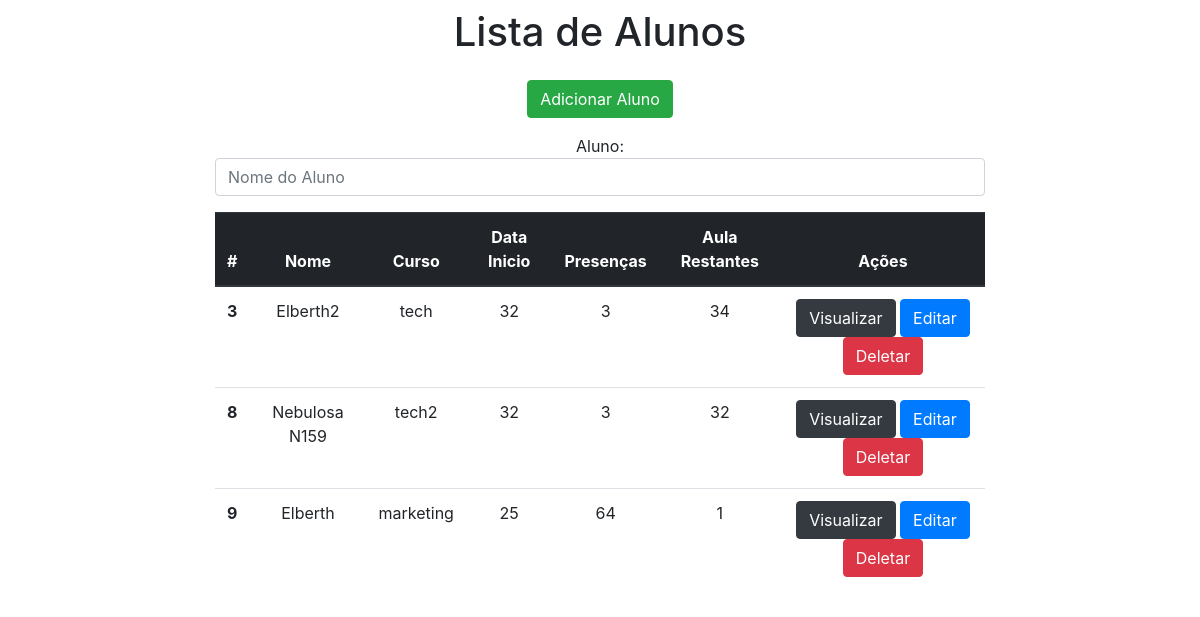
Page /listaAlunos/ on the committed database.
### GerenciadorAlunos/models.py (models this page shows)
class Alunos(models.Model):
    nome = models.CharField(max_length=150)
    curso = models.CharField(max_length=100)
    dataInicio = models.IntegerField()
    presencas = models.IntegerField()
    aulasRestantes = models.IntegerField()

### GerenciadorAlunos/views.py (the view)
# urls.py: path('listaAlunos/', listaAlunos, name='listaAlunos'),
def listaAlunos(request):
    data = {}
    busca_aluno = request.GET.get('busca_aluno')
    if busca_aluno:
        data['db'] = Alunos.objects.filter(nome__icontains=busca_aluno)
    else:
        data['db'] = Alunos.objects.all()
    return render(request, 'listaAlunos.html', data)

### GerenciadorAlunos/templates/listaAlunos.html (shortened to what this page needs)
<!DOCTYPE html>
<html lang="pt-br">
<head>
    <link rel="stylesheet" href="https://stackpath.bootstrapcdn.com/bootstrap/4.1.3/css/bootstrap.min.css">
</head>
<body>
    <div class="col-8 m-auto pt-2 pb-2 text-center">
        <h1>Lista de Alunos</h1>
    </div>
    <div class="col-8 m-auto pt-2 pb-2 text-center">
        <a href="/addAluno" class="btn btn-success">Adicionar Aluno</a>
    </div>
    <div class="col-8 m-auto pt-2 pb-2 text-center">
        <form method="get">
            Aluno:
            <input type="text" id="busca_aluno" name="busca_aluno" class="form-control" placeholder="Nome do Aluno">
        </form>
    </div>
    <div class="col-8 m-auto pt-2 pb-2 text-center">
        <table class="table">
            <thead class="thead-dark">
                <tr>
                    <th scope="col">#</th>
                    <th scope="col">Nome</th>
                    <th scope="col">Curso</th>
                    <th scope="col">Data Inicio</th>
                    <th scope="col">Presenças</th>
                    <th scope="col">Aula Restantes</th>
                    <th scope="col">Ações</th>
                </tr>
            </thead>
            <tbody>
            {% for dbs in db %}
                <tr>
                 <th>{{dbs.id}}</th>
                 <td>{{dbs.nome}}</td>
                 <td>{{dbs.curso}}</td>
                 <td>{{dbs.dataInicio}}</td>
                 <td>{{dbs.presencas}}</td>
                 <td>{{dbs.aulasRestantes}}</td>
                 <td>
                     <a href="/visualizarAluno/{{dbs.id}}/" class="btn btn-dark">Visualizar</a>
                     <a href="/editarAluno/{{dbs.id}}/" class="btn btn-primary">Editar</a>
                     <a href="/apagarAluno/{{dbs.id}}/" class="btn btn-danger btnDel">Deletar</a>
                 </td>
                </tr>
            {% endfor %}
            </tbody>
        </table>
    </div>
    {% load static %}
</body>
</html>

### rows in the picture
Alunos: id "3", nome "Elberth2", curso "tech", dataInicio "32", presencas "3", aulasRestantes "34"
Alunos: id "8", nome "Nebulosa N159", curso "tech2", dataInicio "32", presencas "3", aulasRestantes "32"
Alunos: id "9", nome "Elberth", curso "marketing", dataInicio "25", presencas "64", aulasRestantes "1"
